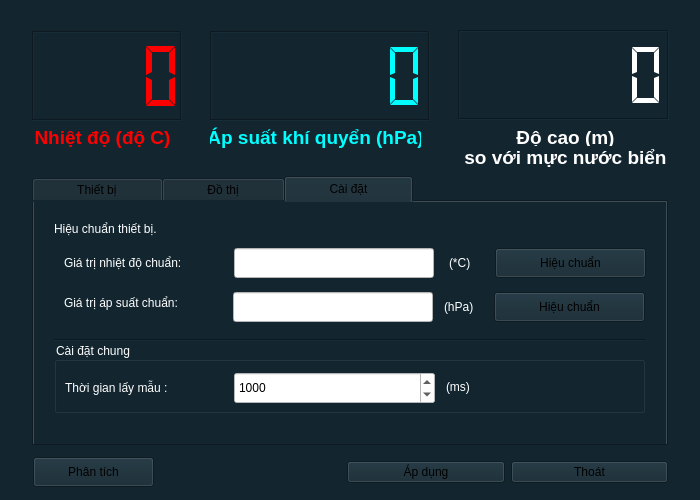
<?xml version="1.0" encoding="UTF-8"?>
<ui version="4.0">
 <class>Sensor_SEN0116</class>
 <widget class="QWidget" name="Sensor_SEN0116">
  <property name="geometry">
   <rect>
    <x>0</x>
    <y>0</y>
    <width>700</width>
    <height>500</height>
   </rect>
  </property>
  <property name="windowTitle">
   <string>Form</string>
  </property>
  <property name="windowIcon">
   <iconset resource="../image.qrc">
    <normaloff>:/image/PTS0116_Icon.jpg</normaloff>:/image/PTS0116_Icon.jpg</iconset>
  </property>
  <property name="styleSheet">
   <string notr="true">background-color: #132630;</string>
  </property>
  <widget class="QWidget" name="horizontalLayoutWidget">
   <property name="geometry">
    <rect>
     <x>347</x>
     <y>456</y>
     <width>321</width>
     <height>32</height>
    </rect>
   </property>
   <layout class="QHBoxLayout" name="horizontalLayout">
    <item>
     <widget class="QPushButton" name="pushButton_Apply">
      <property name="text">
       <string>Áp dụng</string>
      </property>
     </widget>
    </item>
    <item>
     <widget class="QPushButton" name="pushButton_Cancel">
      <property name="text">
       <string>Thoát</string>
      </property>
     </widget>
    </item>
   </layout>
  </widget>
  <widget class="QTabWidget" name="tabWidget">
   <property name="geometry">
    <rect>
     <x>32</x>
     <y>176</y>
     <width>636</width>
     <height>270</height>
    </rect>
   </property>
   <property name="font">
    <font>
     <weight>50</weight>
     <bold>false</bold>
    </font>
   </property>
   <property name="autoFillBackground">
    <bool>false</bool>
   </property>
   <property name="currentIndex">
    <number>2</number>
   </property>
   <widget class="QWidget" name="tab_1">
    <attribute name="title">
     <string>          Thiết bị          </string>
    </attribute>
    <widget class="QWidget" name="verticalLayoutWidget">
     <property name="geometry">
      <rect>
       <x>20</x>
       <y>10</y>
       <width>111</width>
       <height>131</height>
      </rect>
     </property>
     <layout class="QVBoxLayout" name="verticalLayout_2">
      <item>
       <widget class="QLabel" name="label_4">
        <property name="styleSheet">
         <string notr="true">color: rgb(255, 255, 255);</string>
        </property>
        <property name="text">
         <string>Tên thiết bị:</string>
        </property>
       </widget>
      </item>
      <item>
       <widget class="QLabel" name="label_6">
        <property name="styleSheet">
         <string notr="true">color: rgb(255, 255, 255);</string>
        </property>
        <property name="text">
         <string>Địa chỉ:</string>
        </property>
       </widget>
      </item>
      <item>
       <widget class="QLabel" name="label_7">
        <property name="styleSheet">
         <string notr="true">color: rgb(255, 255, 255);</string>
        </property>
        <property name="text">
         <string>Mã sê-ri:</string>
        </property>
       </widget>
      </item>
      <item>
       <widget class="QLabel" name="label_5">
        <property name="styleSheet">
         <string notr="true">color: rgb(255, 255, 255);</string>
        </property>
        <property name="text">
         <string>Mô tả:</string>
        </property>
       </widget>
      </item>
     </layout>
    </widget>
    <widget class="QWidget" name="verticalLayoutWidget_2">
     <property name="geometry">
      <rect>
       <x>160</x>
       <y>10</y>
       <width>451</width>
       <height>101</height>
      </rect>
     </property>
     <layout class="QVBoxLayout" name="verticalLayout_3">
      <item>
       <widget class="QLabel" name="label_Name">
        <property name="styleSheet">
         <string notr="true">color: rgb(255, 255, 255);</string>
        </property>
        <property name="text">
         <string/>
        </property>
       </widget>
      </item>
      <item>
       <widget class="QLabel" name="label_Address">
        <property name="styleSheet">
         <string notr="true">color: rgb(255, 255, 255);</string>
        </property>
        <property name="text">
         <string/>
        </property>
       </widget>
      </item>
      <item>
       <widget class="QLabel" name="label_SerialNumber">
        <property name="styleSheet">
         <string notr="true">color: rgb(255, 255, 255);</string>
        </property>
        <property name="text">
         <string/>
        </property>
       </widget>
      </item>
     </layout>
    </widget>
    <widget class="QWidget" name="verticalLayoutWidget_3">
     <property name="geometry">
      <rect>
       <x>160</x>
       <y>110</y>
       <width>451</width>
       <height>151</height>
      </rect>
     </property>
     <layout class="QVBoxLayout" name="verticalLayout_4">
      <item>
       <widget class="QLabel" name="label_Description">
        <property name="styleSheet">
         <string notr="true">color: rgb(255, 255, 255);</string>
        </property>
        <property name="text">
         <string/>
        </property>
        <property name="alignment">
         <set>Qt::AlignLeading|Qt::AlignLeft|Qt::AlignTop</set>
        </property>
       </widget>
      </item>
     </layout>
    </widget>
   </widget>
   <widget class="QWidget" name="tab_2">
    <attribute name="title">
     <string>          Đồ thị          </string>
    </attribute>
    <widget class="QRadioButton" name="radioButton_Temperature">
     <property name="geometry">
      <rect>
       <x>50</x>
       <y>211</y>
       <width>92</width>
       <height>18</height>
      </rect>
     </property>
     <property name="styleSheet">
      <string notr="true">color: rgb(255, 0, 0);</string>
     </property>
     <property name="text">
      <string>Nhiệt độ</string>
     </property>
     <property name="checkable">
      <bool>true</bool>
     </property>
     <property name="checked">
      <bool>false</bool>
     </property>
    </widget>
    <widget class="QRadioButton" name="radioButton_Pressure">
     <property name="geometry">
      <rect>
       <x>160</x>
       <y>211</y>
       <width>91</width>
       <height>18</height>
      </rect>
     </property>
     <property name="styleSheet">
      <string notr="true">color: rgb(255, 0, 0);
color: rgb(0, 255, 255);</string>
     </property>
     <property name="text">
      <string>Áp suất</string>
     </property>
     <property name="checked">
      <bool>true</bool>
     </property>
    </widget>
    <widget class="QFrame" name="frame_Chart">
     <property name="geometry">
      <rect>
       <x>0</x>
       <y>0</y>
       <width>633</width>
       <height>211</height>
      </rect>
     </property>
     <property name="frameShape">
      <enum>QFrame::StyledPanel</enum>
     </property>
     <property name="frameShadow">
      <enum>QFrame::Raised</enum>
     </property>
    </widget>
    <widget class="QRadioButton" name="radioButton_Altitude">
     <property name="geometry">
      <rect>
       <x>272</x>
       <y>211</y>
       <width>91</width>
       <height>18</height>
      </rect>
     </property>
     <property name="styleSheet">
      <string notr="true">color: rgb(255, 0, 0);
color: rgb(255, 255, 255);</string>
     </property>
     <property name="text">
      <string>Độ cao</string>
     </property>
    </widget>
   </widget>
   <widget class="QWidget" name="tab_3">
    <attribute name="title">
     <string>          Cài đặt          </string>
    </attribute>
    <widget class="QLineEdit" name="lineEdit_Calib1">
     <property name="geometry">
      <rect>
       <x>200</x>
       <y>46</y>
       <width>200</width>
       <height>30</height>
      </rect>
     </property>
     <property name="styleSheet">
      <string notr="true">background-color: rgb(255, 255, 255);</string>
     </property>
    </widget>
    <widget class="QLabel" name="label_3">
     <property name="geometry">
      <rect>
       <x>20</x>
       <y>16</y>
       <width>251</width>
       <height>22</height>
      </rect>
     </property>
     <property name="styleSheet">
      <string notr="true">color: rgb(255, 255, 255);</string>
     </property>
     <property name="text">
      <string>Hiệu chuẩn thiết bị.</string>
     </property>
    </widget>
    <widget class="QPushButton" name="pushButton_Calib_Temp">
     <property name="geometry">
      <rect>
       <x>461</x>
       <y>46</y>
       <width>151</width>
       <height>30</height>
      </rect>
     </property>
     <property name="text">
      <string>Hiệu chuẩn</string>
     </property>
    </widget>
    <widget class="QLabel" name="label_8">
     <property name="geometry">
      <rect>
       <x>30</x>
       <y>50</y>
       <width>161</width>
       <height>22</height>
      </rect>
     </property>
     <property name="styleSheet">
      <string notr="true">color: rgb(255, 255, 255);</string>
     </property>
     <property name="text">
      <string>Giá trị nhiệt độ chuẩn:</string>
     </property>
    </widget>
    <widget class="QLineEdit" name="lineEdit_Calib1_Humi">
     <property name="geometry">
      <rect>
       <x>199</x>
       <y>90</y>
       <width>200</width>
       <height>30</height>
      </rect>
     </property>
     <property name="styleSheet">
      <string notr="true">background-color: rgb(255, 255, 255);</string>
     </property>
    </widget>
    <widget class="QLabel" name="label_9">
     <property name="geometry">
      <rect>
       <x>30</x>
       <y>90</y>
       <width>151</width>
       <height>22</height>
      </rect>
     </property>
     <property name="styleSheet">
      <string notr="true">color: rgb(255, 255, 255);</string>
     </property>
     <property name="text">
      <string>Giá trị áp suất chuẩn:</string>
     </property>
    </widget>
    <widget class="QPushButton" name="pushButton_Calib_Humi">
     <property name="geometry">
      <rect>
       <x>460</x>
       <y>90</y>
       <width>151</width>
       <height>30</height>
      </rect>
     </property>
     <property name="text">
      <string>Hiệu chuẩn</string>
     </property>
    </widget>
    <widget class="QLabel" name="label_12">
     <property name="geometry">
      <rect>
       <x>415</x>
       <y>50</y>
       <width>31</width>
       <height>22</height>
      </rect>
     </property>
     <property name="styleSheet">
      <string notr="true">color: rgb(255, 255, 255);</string>
     </property>
     <property name="text">
      <string>(*C)</string>
     </property>
    </widget>
    <widget class="QLabel" name="label_13">
     <property name="geometry">
      <rect>
       <x>410</x>
       <y>94</y>
       <width>41</width>
       <height>22</height>
      </rect>
     </property>
     <property name="styleSheet">
      <string notr="true">color: rgb(255, 255, 255);</string>
     </property>
     <property name="text">
      <string>(hPa)</string>
     </property>
    </widget>
    <widget class="Line" name="line_3">
     <property name="geometry">
      <rect>
       <x>20</x>
       <y>130</y>
       <width>591</width>
       <height>16</height>
      </rect>
     </property>
     <property name="orientation">
      <enum>Qt::Horizontal</enum>
     </property>
    </widget>
    <widget class="QGroupBox" name="groupBox_2">
     <property name="geometry">
      <rect>
       <x>20</x>
       <y>140</y>
       <width>591</width>
       <height>71</height>
      </rect>
     </property>
     <property name="styleSheet">
      <string notr="true">color: rgb(255, 255, 255);</string>
     </property>
     <property name="title">
      <string>Cài đặt chung</string>
     </property>
     <widget class="QLabel" name="label_16">
      <property name="geometry">
       <rect>
        <x>11</x>
        <y>35</y>
        <width>131</width>
        <height>22</height>
       </rect>
      </property>
      <property name="styleSheet">
       <string notr="true">color: rgb(255, 255, 255);</string>
      </property>
      <property name="text">
       <string>Thời gian lấy mẫu :</string>
      </property>
     </widget>
     <widget class="QSpinBox" name="spinBox_TimerSample_2">
      <property name="geometry">
       <rect>
        <x>180</x>
        <y>30</y>
        <width>201</width>
        <height>32</height>
       </rect>
      </property>
      <property name="styleSheet">
       <string notr="true">background-color: rgb(255, 255, 255);
color: rgb(0, 0, 0);</string>
      </property>
      <property name="minimum">
       <number>100</number>
      </property>
      <property name="maximum">
       <number>99999</number>
      </property>
      <property name="value">
       <number>1000</number>
      </property>
     </widget>
     <widget class="QLabel" name="label_17">
      <property name="geometry">
       <rect>
        <x>392</x>
        <y>34</y>
        <width>31</width>
        <height>22</height>
       </rect>
      </property>
      <property name="styleSheet">
       <string notr="true">color: rgb(255, 255, 255);</string>
      </property>
      <property name="text">
       <string>(ms)</string>
      </property>
     </widget>
    </widget>
   </widget>
  </widget>
  <widget class="QLCDNumber" name="lcdNumber_Temp">
   <property name="geometry">
    <rect>
     <x>32</x>
     <y>31</y>
     <width>150</width>
     <height>90</height>
    </rect>
   </property>
   <property name="styleSheet">
    <string notr="true">background-color: #132630;
color: rgb(255, 0, 0);</string>
   </property>
   <property name="frameShadow">
    <enum>QFrame::Sunken</enum>
   </property>
   <property name="smallDecimalPoint">
    <bool>false</bool>
   </property>
   <property name="digitCount">
    <number>4</number>
   </property>
   <property name="segmentStyle">
    <enum>QLCDNumber::Flat</enum>
   </property>
   <property name="value" stdset="0">
    <double>0.000000000000000</double>
   </property>
   <property name="intValue" stdset="0">
    <number>0</number>
   </property>
  </widget>
  <widget class="QLCDNumber" name="lcdNumber_Pressure">
   <property name="enabled">
    <bool>true</bool>
   </property>
   <property name="geometry">
    <rect>
     <x>210</x>
     <y>31</y>
     <width>220</width>
     <height>90</height>
    </rect>
   </property>
   <property name="styleSheet">
    <string notr="true">background-color: #132630;
color: rgb(0, 255, 255);</string>
   </property>
   <property name="frameShadow">
    <enum>QFrame::Sunken</enum>
   </property>
   <property name="lineWidth">
    <number>1</number>
   </property>
   <property name="smallDecimalPoint">
    <bool>false</bool>
   </property>
   <property name="digitCount">
    <number>6</number>
   </property>
   <property name="segmentStyle">
    <enum>QLCDNumber::Flat</enum>
   </property>
   <property name="value" stdset="0">
    <double>0.000000000000000</double>
   </property>
   <property name="intValue" stdset="0">
    <number>0</number>
   </property>
  </widget>
  <widget class="QLabel" name="label_2">
   <property name="geometry">
    <rect>
     <x>210</x>
     <y>126</y>
     <width>211</width>
     <height>22</height>
    </rect>
   </property>
   <property name="font">
    <font>
     <pointsize>14</pointsize>
     <weight>75</weight>
     <bold>true</bold>
    </font>
   </property>
   <property name="styleSheet">
    <string notr="true">color: rgb(0, 255, 255);</string>
   </property>
   <property name="text">
    <string>Áp suất khí quyển (hPa)</string>
   </property>
   <property name="alignment">
    <set>Qt::AlignCenter</set>
   </property>
  </widget>
  <widget class="QLabel" name="label">
   <property name="geometry">
    <rect>
     <x>27</x>
     <y>126</y>
     <width>151</width>
     <height>22</height>
    </rect>
   </property>
   <property name="font">
    <font>
     <pointsize>14</pointsize>
     <weight>75</weight>
     <bold>true</bold>
    </font>
   </property>
   <property name="styleSheet">
    <string notr="true">color: rgb(255, 0, 0);</string>
   </property>
   <property name="text">
    <string>Nhiệt độ (độ C)</string>
   </property>
   <property name="alignment">
    <set>Qt::AlignCenter</set>
   </property>
  </widget>
  <widget class="QLCDNumber" name="lcdNumber_Altitude">
   <property name="enabled">
    <bool>true</bool>
   </property>
   <property name="geometry">
    <rect>
     <x>458</x>
     <y>30</y>
     <width>211</width>
     <height>90</height>
    </rect>
   </property>
   <property name="styleSheet">
    <string notr="true">background-color: #132630;
color: rgb(255, 255, 255);</string>
   </property>
   <property name="frameShadow">
    <enum>QFrame::Sunken</enum>
   </property>
   <property name="lineWidth">
    <number>1</number>
   </property>
   <property name="smallDecimalPoint">
    <bool>false</bool>
   </property>
   <property name="digitCount">
    <number>6</number>
   </property>
   <property name="segmentStyle">
    <enum>QLCDNumber::Flat</enum>
   </property>
   <property name="value" stdset="0">
    <double>0.000000000000000</double>
   </property>
   <property name="intValue" stdset="0">
    <number>0</number>
   </property>
  </widget>
  <widget class="QLabel" name="label_10">
   <property name="geometry">
    <rect>
     <x>460</x>
     <y>126</y>
     <width>211</width>
     <height>22</height>
    </rect>
   </property>
   <property name="font">
    <font>
     <pointsize>14</pointsize>
     <weight>75</weight>
     <bold>true</bold>
    </font>
   </property>
   <property name="styleSheet">
    <string notr="true">color: rgb(255, 255, 255);</string>
   </property>
   <property name="text">
    <string>Độ cao (m)</string>
   </property>
   <property name="alignment">
    <set>Qt::AlignCenter</set>
   </property>
  </widget>
  <widget class="QLabel" name="label_11">
   <property name="geometry">
    <rect>
     <x>460</x>
     <y>146</y>
     <width>211</width>
     <height>22</height>
    </rect>
   </property>
   <property name="font">
    <font>
     <pointsize>14</pointsize>
     <weight>75</weight>
     <bold>true</bold>
    </font>
   </property>
   <property name="styleSheet">
    <string notr="true">color: rgb(255, 255, 255);</string>
   </property>
   <property name="text">
    <string>so với mực nước biển</string>
   </property>
   <property name="alignment">
    <set>Qt::AlignCenter</set>
   </property>
  </widget>
  <widget class="QPushButton" name="pushButton_ChartZoom">
   <property name="geometry">
    <rect>
     <x>33</x>
     <y>457</y>
     <width>121</width>
     <height>30</height>
    </rect>
   </property>
   <property name="text">
    <string>Phân tích</string>
   </property>
  </widget>
 </widget>
 <resources>
  <include location="../image.qrc"/>
 </resources>
 <connections/>
</ui>
